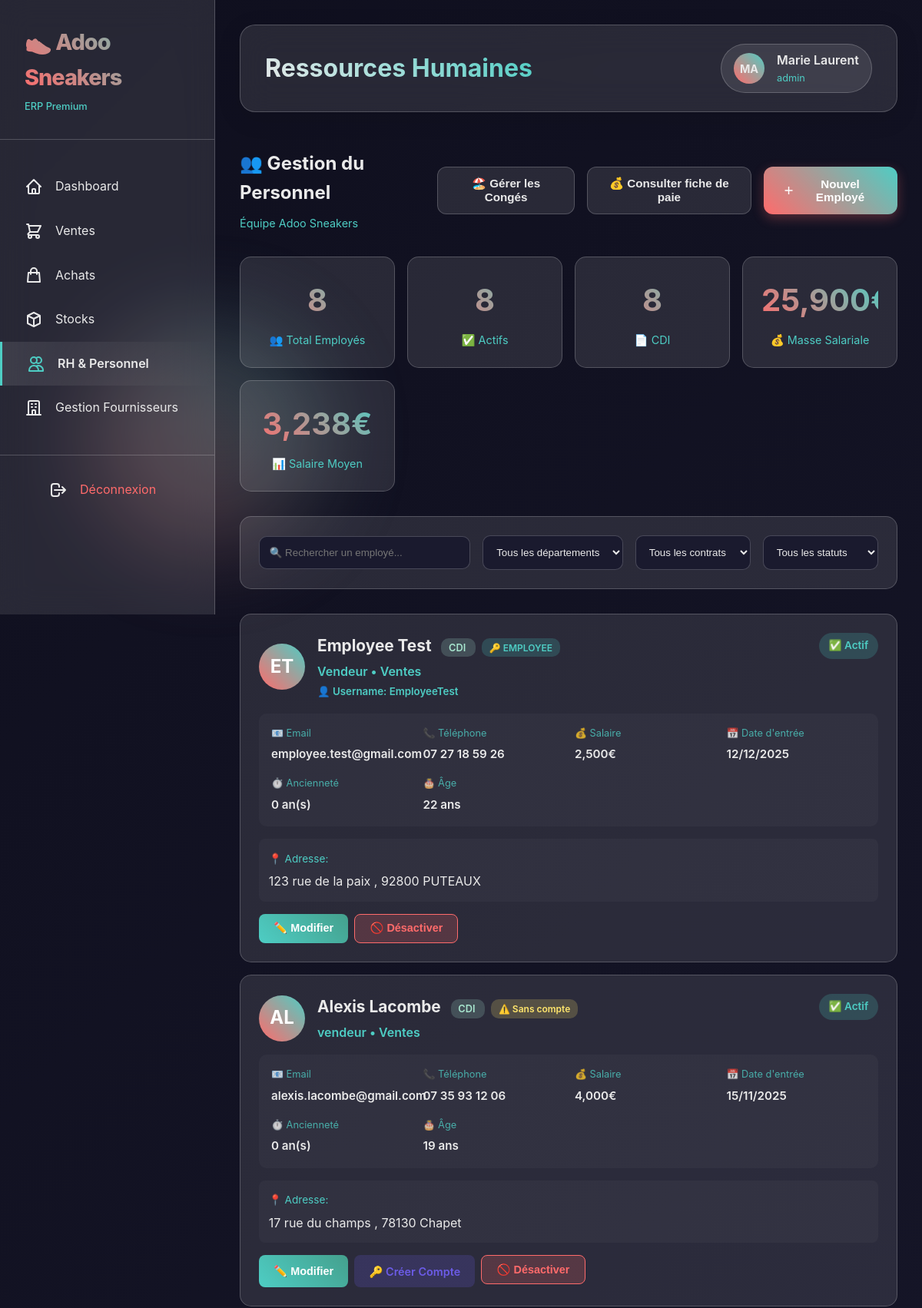
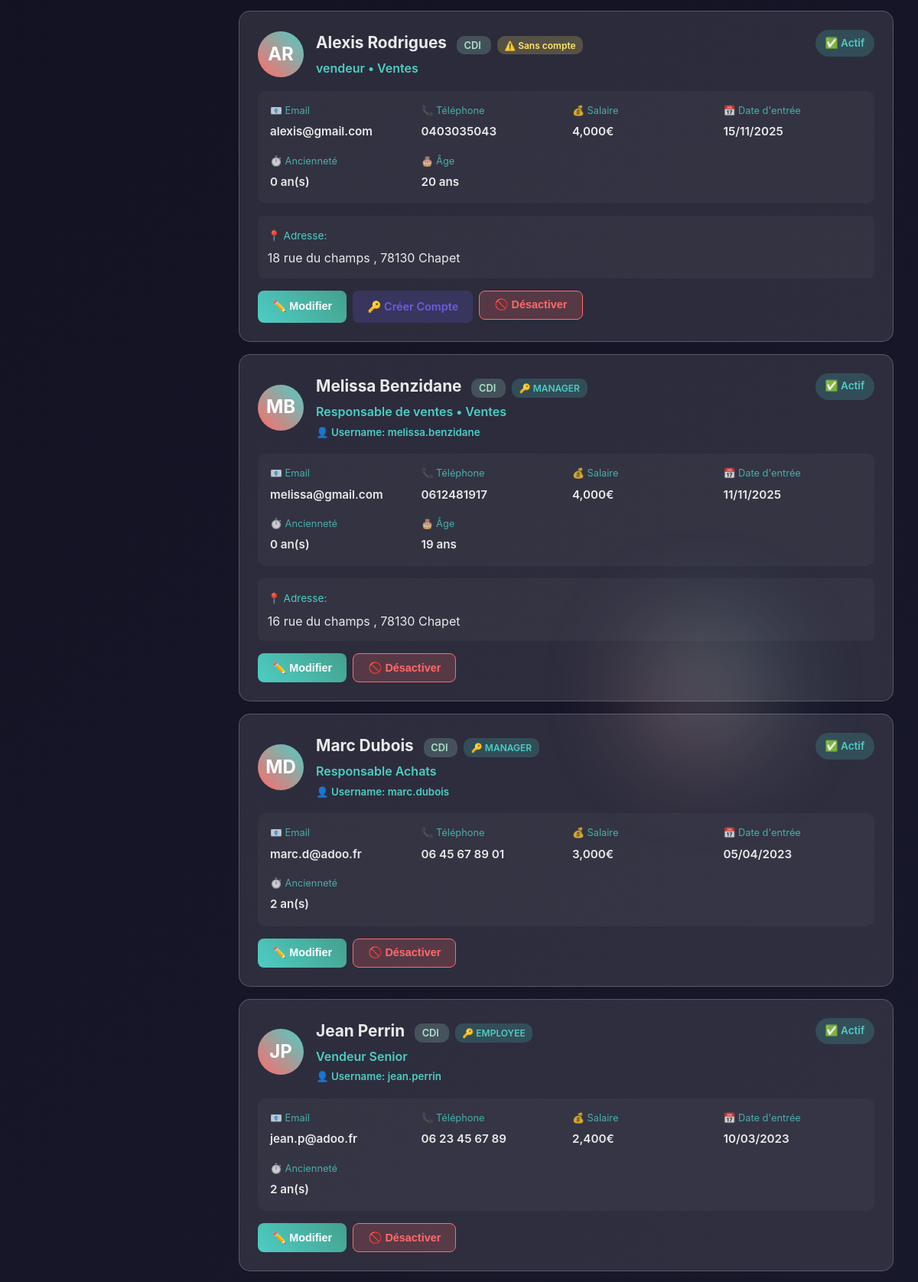
/Projet_Final/index.php?module=rh&action=personnel (signed in, upper part), run on the app's committed database (2 pictures, top to bottom).
### tables this page shows
CREATE TABLE `users` (
  `id` int NOT NULL,
  `employee_id` int DEFAULT NULL,
  `username` varchar(100) NOT NULL,
  `email` varchar(255) NOT NULL,
  `password_hash` varchar(255) NOT NULL,
  `role` enum('admin','manager','employee','client','supplier') DEFAULT 'client',
  `last_login` timestamp NULL DEFAULT NULL,
  `active` tinyint(1) DEFAULT '1',
  `created_at` timestamp NULL DEFAULT CURRENT_TIMESTAMP,
  `updated_at` timestamp NULL DEFAULT CURRENT_TIMESTAMP ON UPDATE CURRENT_TIMESTAMP
);

CREATE TABLE `employees` (
  `id` int NOT NULL,
  `first_name` varchar(100) NOT NULL,
  `last_name` varchar(100) NOT NULL,
  `email` varchar(255) NOT NULL,
  `password_hash` varchar(255) DEFAULT NULL,
  `phone` varchar(20) DEFAULT NULL,
  `address` text,
  `city` varchar(100) DEFAULT NULL,
  `postal_code` varchar(10) DEFAULT NULL,
  `hire_date` date NOT NULL,
  `birth_date` date DEFAULT NULL,
  `social_security` varchar(20) DEFAULT NULL,
  `position` varchar(150) NOT NULL,
  `department` varchar(100) DEFAULT NULL,
  `contract_type` enum('CDI','CDD','Vacataire','Stage') DEFAULT 'CDI',
  `salary` decimal(10,2) NOT NULL,
  `status` enum('active','inactive','vacation') DEFAULT 'active',
  `created_at` timestamp NULL DEFAULT CURRENT_TIMESTAMP,
  `updated_at` timestamp NULL DEFAULT CURRENT_TIMESTAMP ON UPDATE CURRENT_TIMESTAMP
);

### Projet_Final/modules/rh/personnel.php (the view, shortened to what this page needs)
<?php
$db = getDB();
try {
    $stats = $db->query("
        SELECT
            COUNT(*) as total_employees,
            COUNT(CASE WHEN status = 'active' THEN 1 END) as active_count,
            COUNT(CASE WHEN contract_type = 'CDI' THEN 1 END) as cdi_count,
            COUNT(CASE WHEN contract_type = 'CDD' THEN 1 END) as cdd_count,
            COALESCE(SUM(salary), 0) as total_payroll,
            COALESCE(AVG(salary), 0) as avg_salary
        FROM employees
    ")->fetch();
    $employees = $db->query("
        SELECT
            e.*,
            TIMESTAMPDIFF(YEAR, e.hire_date, CURDATE()) as seniority_years,
            TIMESTAMPDIFF(YEAR, e.birth_date, CURDATE()) as age,
            u.id as user_id,
            u.username,
            u.role,
            u.active as user_active
        FROM employees e
        LEFT JOIN users u ON e.id = u.employee_id
        ORDER BY e.status DESC, e.hire_date DESC
    ")->fetchAll();
} catch (PDOException $e) {
    $error = "Erreur de récupération : " . $e->getMessage();
}
?>
<div class="personnel-section">
    <div style="display: flex; justify-content: space-between; align-items: center; margin-bottom: 2rem;">
        <div>
            <h3 style="font-size: 1.5rem; color: var(--light); margin-bottom: 0.5rem;">👥 Gestion du Personnel</h3>
            <p style="color: var(--secondary); font-size: 0.9rem;">Équipe Adoo Sneakers</p>
        </div>
        <div style="display: flex; gap: 1rem;">
            <button class="btn btn-secondary" onclick="window.location.href='?module=rh&action=conges'">
                    🏖️ Gérer les Congés
            </button>
            <button class="btn btn-secondary" onclick="window.location.href='?module=rh&action=paie'">
                    💰 Consulter fiche de paie
            </button>
            <button class="btn btn-primary" onclick="showAddEmployeeModal()">
                <svg xmlns="http://www.w3.org/2000/svg" width="20" height="20" fill="white" viewBox="0 0 24 24">
                    <path d="M19 13h-6v6h-2v-6H5v-2h6V5h2v6h6v2z"/>
                </svg>
                Nouvel Employé
            </button>
        </div>
    </div>
    <div class="stats-grid">
        <div class="stat-box">
            <div class="stat-number"><?php echo $stats['total_employees']; ?></div>
            <div class="stat-label">👥 Total Employés</div>
        </div>
        <div class="stat-box">
            <div class="stat-number"><?php echo $stats['active_count']; ?></div>
            <div class="stat-label">✅ Actifs</div>
        </div>
        <div class="stat-box">
            <div class="stat-number"><?php echo $stats['cdi_count']; ?></div>
            <div class="stat-label">📄 CDI</div>
        </div>
        <div class="stat-box">
            <div class="stat-number"><?php echo number_format($stats['total_payroll'], 0); ?>€</div>
            <div class="stat-label">💰 Masse Salariale</div>
        </div>
        <div class="stat-box">
            <div class="stat-number"><?php echo number_format($stats['avg_salary'], 0); ?>€</div>
            <div class="stat-label">📊 Salaire Moyen</div>
        </div>
    </div>
    <div class="filters-bar">
        <div class="filters-row">
            <input type="text" class="filter-input" id="searchInput" placeholder="🔍 Rechercher un employé..." onkeyup="filterEmployees()">
            <select class="filter-select" id="departmentFilter" onchange="filterEmployees()">
                <option value="">Tous les départements</option>
            </select>
            <select class="filter-select" id="contractFilter" onchange="filterEmployees()">
                <option value="">Tous les contrats</option>
            </select>
            <select class="filter-select" id="statusFilter" onchange="filterEmployees()">
                <option value="">Tous les statuts</option>
            </select>
        </div>
    </div>
    <?php if (empty($employees)): ?>
        <div class="empty-state">
            <h3>👥 Aucun employé</h3>
            <p>Ajoutez votre premier employé !</p>
        </div>
    <?php else: ?>
        <?php foreach ($employees as $emp): ?>
            <div class="employee-card <?php echo $emp['status'] === 'inactive' ? 'inactive' : ''; ?>"
                 data-search="<?php echo strtolower($emp['first_name'] . ' ' . $emp['last_name'] . ' ' . $emp['email'] . ' ' . $emp['position']); ?>"
                 data-department="<?php echo htmlspecialchars($emp['department'] ?? ''); ?>"
                 data-contract="<?php echo $emp['contract_type']; ?>"
                 data-status="<?php echo $emp['status']; ?>">
                <div class="employee-header">
                    <div class="employee-main">
                        <div class="employee-avatar">
                            <?php echo strtoupper(substr($emp['first_name'], 0, 1) . substr($emp['last_name'], 0, 1)); ?>
                        </div>
                        <div style="flex: 1;">
                            <div class="employee-name">
                                <?php echo htmlspecialchars($emp['first_name'] . ' ' . $emp['last_name']); ?>
                                <span class="badge-contract badge-<?php echo strtolower($emp['contract_type']); ?>">
                                    <?php echo $emp['contract_type']; ?>
                                </span>
                                <?php if ($emp['user_id']): ?>
                                    <span class="badge-account badge-has-account" title="Compte utilisateur actif">
                                        🔑 <?php echo strtoupper($emp['role']); ?>
                                    </span>
                                <?php else: ?>
                                    <span class="badge-account badge-no-account" title="Pas de compte utilisateur">
                                        ⚠️ Sans compte
                                    </span>
                                <?php endif; ?>
                            </div>
                            <div class="employee-position">
                                <?php echo htmlspecialchars($emp['position']); ?>
                                <?php if ($emp['department']): ?>
                                    • <?php echo htmlspecialchars($emp['department']); ?>
                                <?php endif; ?>
                                <?php if ($emp['user_id']): ?>
                                    <br><small style="color: var(--secondary);">👤 Username: <?php echo htmlspecialchars($emp['username']); ?></small>
                                <?php endif; ?>
                            </div>
                        </div>
                    </div>
                    <span class="badge-status badge-<?php echo $emp['status']; ?>">
                        <?php echo $emp['status'] === 'active' ? '✅ Actif' : '🚫 Inactif'; ?>
                    </span>
                </div>
                <div class="employee-info-grid">
                    <div class="info-item">
                        <span class="info-label">📧 Email</span>
                        <span class="info-value"><?php echo htmlspecialchars($emp['email']); ?></span>
                    </div>
                    <div class="info-item">
                        <span class="info-label">📞 Téléphone</span>
                        <span class="info-value"><?php echo htmlspecialchars($emp['phone'] ?? 'Non renseigné'); ?></span>
                    </div>
                    <div class="info-item">
                        <span class="info-label">💰 Salaire</span>
                        <span class="info-value"><?php echo number_format($emp['salary'], 0); ?>€</span>
                    </div>
                    <div class="info-item">
                        <span class="info-label">📅 Date d'entrée</span>
                        <span class="info-value"><?php echo date('d/m/Y', strtotime($emp['hire_date'])); ?></span>
                    </div>
                    <div class="info-item">
                        <span class="info-label">⏱️ Ancienneté</span>
                        <span class="info-value"><?php echo $emp['seniority_years']; ?> an(s)</span>
                    </div>
                    <?php if ($emp['birth_date']): ?>
                    <div class="info-item">
                        <span class="info-label">🎂 Âge</span>
                        <span class="info-value"><?php echo $emp['age']; ?> ans</span>
                    </div>
                    <?php endif; ?>
                </div>
                <?php if ($emp['address']): ?>
                <div style="padding: 0.8rem; background: rgba(255, 255, 255, 0.03); border-radius: 8px; margin-top: 1rem;">
                    <span style="color: var(--secondary); font-size: 0.85rem;">📍 Adresse:</span>
                    <p style="color: var(--light); margin: 0.3rem 0 0 0;">
                        <?php echo htmlspecialchars($emp['address']); ?>
                        <?php if ($emp['city']): ?>
                            , <?php echo htmlspecialchars($emp['postal_code'] . ' ' . $emp['city']); ?>
                        <?php endif; ?>
                    </p>
                </div>
                <?php endif; ?>
                <div class="employee-actions">
                    <button class="btn-action btn-edit" onclick="showEditEmployeeModal(<?php echo htmlspecialchars(json_encode($emp)); ?>)">
                        ✏️ Modifier
                    </button>
                    <?php if (!$emp['user_id']): ?>
                    <a href="index.php?module=rh&action=employe" class="btn-action" style="background: rgba(108, 92, 231, 0.2); color: #6C5CE7; text-decoration: none;">
                        🔑 Créer Compte
                    </a>
                    <?php endif; ?>
                    <?php if ($emp['status'] === 'active'): ?>
                    <form method="POST" style="display: inline;">
                        <button type="submit" class="btn-action btn-deactivate" onclick="return confirm('Désactiver cet employé ?')">
                            🚫 Désactiver
                        </button>
                    </form>
                    <?php endif; ?>
                </div>
            </div>
        <?php endforeach; ?>
    <?php endif; ?>
</div>

### Projet_Final/assets/css/style.css (style rules this page uses)
* { margin: 0; padding: 0; box-sizing: border-box; }
:root { --primary: #FF6B6B; --secondary: #4ECDC4; --accent: #FFE66D; --dark: #1A1A2E; --darker: #0F0F1E; --light: #EAEAEA; --glass: rgba(255, 255, 255, 0.1); --glass-border: rgba(255, 255, 255, 0.2); --success: #4ECDC4; --warning: #FFE66D; --danger: #FF6B6B; --info: #6C5CE7; }
body { font-family: 'Inter', 'Segoe UI', Tahoma, Geneva, Verdana, sans-serif; background: linear-gradient(135deg, var(--darker) 0%, var(--dark) 100%); color: var(--light); overflow-x: hidden; line-height: 1.6; }
.btn { padding: 0.8rem 1.5rem; border: none; border-radius: 12px; cursor: pointer; font-weight: 600; transition: all 0.3s ease; display: inline-flex; align-items: center; gap: 0.5rem; text-decoration: none; font-size: 0.95rem; }
.btn-primary { background: linear-gradient(45deg, var(--primary), var(--secondary)); color: white; box-shadow: 0 5px 15px rgba(255, 107, 107, 0.3); }
.btn-secondary { background: var(--glass); border: 1px solid var(--glass-border); color: var(--light); }

### Projet_Final/modules/rh/personnel.php (style rules this page uses)
.personnel-section { padding: 1rem 0; }
.stats-grid { display: grid; grid-template-columns: repeat(auto-fit, minmax(200px, 1fr)); gap: 1rem; margin-bottom: 2rem; }
.stat-box { background: var(--glass); padding: 1.5rem; border-radius: 15px; border: 1px solid var(--glass-border); text-align: center; transition: all 0.3s ease; }
.stat-number { font-size: 2.5rem; font-weight: 700; background: linear-gradient(45deg, var(--primary), var(--secondary)); -webkit-background-clip: text; -webkit-text-fill-color: transparent; }
.stat-label { color: var(--secondary); font-size: 0.9rem; margin-top: 0.5rem; }
.filters-bar { background: var(--glass); border: 1px solid var(--glass-border); border-radius: 15px; padding: 1.5rem; margin-bottom: 2rem; }
.filters-row { display: flex; gap: 1rem; flex-wrap: wrap; align-items: center; }
.filter-input { flex: 1; min-width: 250px; padding: 0.8rem; background: var(--dark); border: 1px solid var(--glass-border); border-radius: 10px; color: var(--light); }
.filter-select { padding: 0.8rem; background: var(--dark); border: 1px solid var(--glass-border); border-radius: 10px; color: var(--light); min-width: 150px; }
.employee-card { background: var(--glass); border: 1px solid var(--glass-border); border-radius: 15px; padding: 1.5rem; margin-bottom: 1rem; transition: all 0.3s ease; }
.employee-header { display: flex; justify-content: space-between; align-items: start; margin-bottom: 1rem; }
.employee-avatar { width: 60px; height: 60px; border-radius: 50%; background: linear-gradient(45deg, var(--primary), var(--secondary)); display: flex; align-items: center; justify-content: center; font-size: 1.5rem; color: white; font-weight: 700; margin-right: 1rem; }
.employee-main { display: flex; align-items: center; flex: 1; }
.employee-name { font-size: 1.3rem; color: var(--light); font-weight: 700; margin-bottom: 0.3rem; }
.employee-position { color: var(--secondary); font-weight: 600; }
.employee-info-grid { display: grid; grid-template-columns: repeat(auto-fit, minmax(150px, 1fr)); gap: 1rem; margin: 1rem 0; padding: 1rem; background: rgba(255, 255, 255, 0.03); border-radius: 10px; }
.info-item { display: flex; flex-direction: column; gap: 0.3rem; }
.info-label { font-size: 0.8rem; color: var(--secondary); opacity: 0.8; }
.info-value { color: var(--light); font-weight: 600; font-size: 0.95rem; }
.employee-actions { display: flex; gap: 0.5rem; flex-wrap: wrap; margin-top: 1rem; }
.btn-action { padding: 0.6rem 1.2rem; border: none; border-radius: 8px; font-weight: 600; cursor: pointer; transition: all 0.3s ease; font-size: 0.9rem; }
.btn-edit { background: linear-gradient(45deg, #4ECDC4, #44A08D); color: white; }
.btn-deactivate { background: rgba(255, 107, 107, 0.2); color: var(--primary); border: 1px solid var(--primary); }
.badge-status { display: inline-block; padding: 0.4rem 0.8rem; border-radius: 20px; font-size: 0.85rem; font-weight: 600; }
.badge-active { background: rgba(78, 205, 196, 0.2); color: var(--secondary); }
.badge-contract { padding: 0.3rem 0.6rem; border-radius: 10px; font-size: 0.8rem; font-weight: 600; margin-left: 0.5rem; }
.badge-cdi { background: rgba(168, 230, 207, 0.2); color: #A8E6CF; }
.badge-account { padding: 0.3rem 0.6rem; border-radius: 10px; font-size: 0.75rem; font-weight: 600; margin-left: 0.5rem; }
.badge-has-account { background: rgba(78, 205, 196, 0.2); color: var(--secondary); }
.badge-no-account { background: rgba(255, 230, 109, 0.2); color: #FFE66D; }

### data on the page
users: employee.last_name "ET", employee.last_name "Employee Test", employee.contract_type "CDI", role "EMPLOYEE", employee.position "Vendeur", employee.department "Ventes", username "EmployeeTest", employee.email "employee.test@gmail.com", employee.phone "07 27 18 59 26", employee.salary "2,500", employee.hire_date "12/12/2025", seniority_years "0", age "22", employee.address "123 rue de la paix", employee.city "92800 PUTEAUX"
employees: first_name+last_name "AL", first_name+last_name "Alexis Lacombe", contract_type "CDI", shows "⚠️ Sans compte", position "vendeur", department "Ventes", status "✅ Actif", email "alexis.lacombe@gmail.com", phone "07 35 93 12 06", salary "4,000", hire_date "15/11/2025", seniority_years "0", age "19", address "17 rue du champs", postal_code+city "78130 Chapet", shows "🔑 Créer Compte"
employees: first_name+last_name "AR", first_name+last_name "Alexis Rodrigues", contract_type "CDI", shows "⚠️ Sans compte", position "vendeur", department "Ventes", status "✅ Actif", email "alexis@gmail.com", phone "0403035043", salary "4,000", hire_date "15/11/2025", seniority_years "0", age "20", address "18 rue du champs", postal_code+city "78130 Chapet", shows "🔑 Créer Compte"
users: employee.last_name "MB", employee.last_name "Melissa Benzidane", employee.contract_type "CDI", role "MANAGER", employee.position "Responsable de ventes", employee.department "Ventes", username "melissa.benzidane", employee.email "melissa@gmail.com", employee.phone "0612481917", employee.salary "4,000", employee.hire_date "11/11/2025", seniority_years "0", age "19", employee.address "16 rue du champs", employee.city "78130 Chapet"
users: employee.last_name "MD", employee.last_name "Marc Dubois", employee.contract_type "CDI", role "MANAGER", employee.position "Responsable Achats", username "marc.dubois", employee.email "marc.d@adoo.fr", employee.phone "06 45 67 89 01", employee.salary "3,000", employee.hire_date "05/04/2023", seniority_years "2"
users: employee.last_name "JP", employee.last_name "Jean Perrin", employee.contract_type "CDI", role "EMPLOYEE", employee.position "Vendeur Senior", username "jean.perrin", employee.email "jean.p@adoo.fr", employee.phone "06 23 45 67 89", employee.salary "2,400", employee.hire_date "10/03/2023", seniority_years "2"

### other printed values
$titles[$module] "Ressources Humaines"
substr($_SESSION['user_name'] ?? 'Admin', 0, 2) "MA"
$_SESSION['user_name'] "Marie Laurent"
$_SESSION['user_role'] "admin"
$stats['total_employees'] "8"
$stats['active_count'] "8"
$stats['cdi_count'] "8"
$stats['total_payroll'] "25,900"
$stats['avg_salary'] "3,238"
